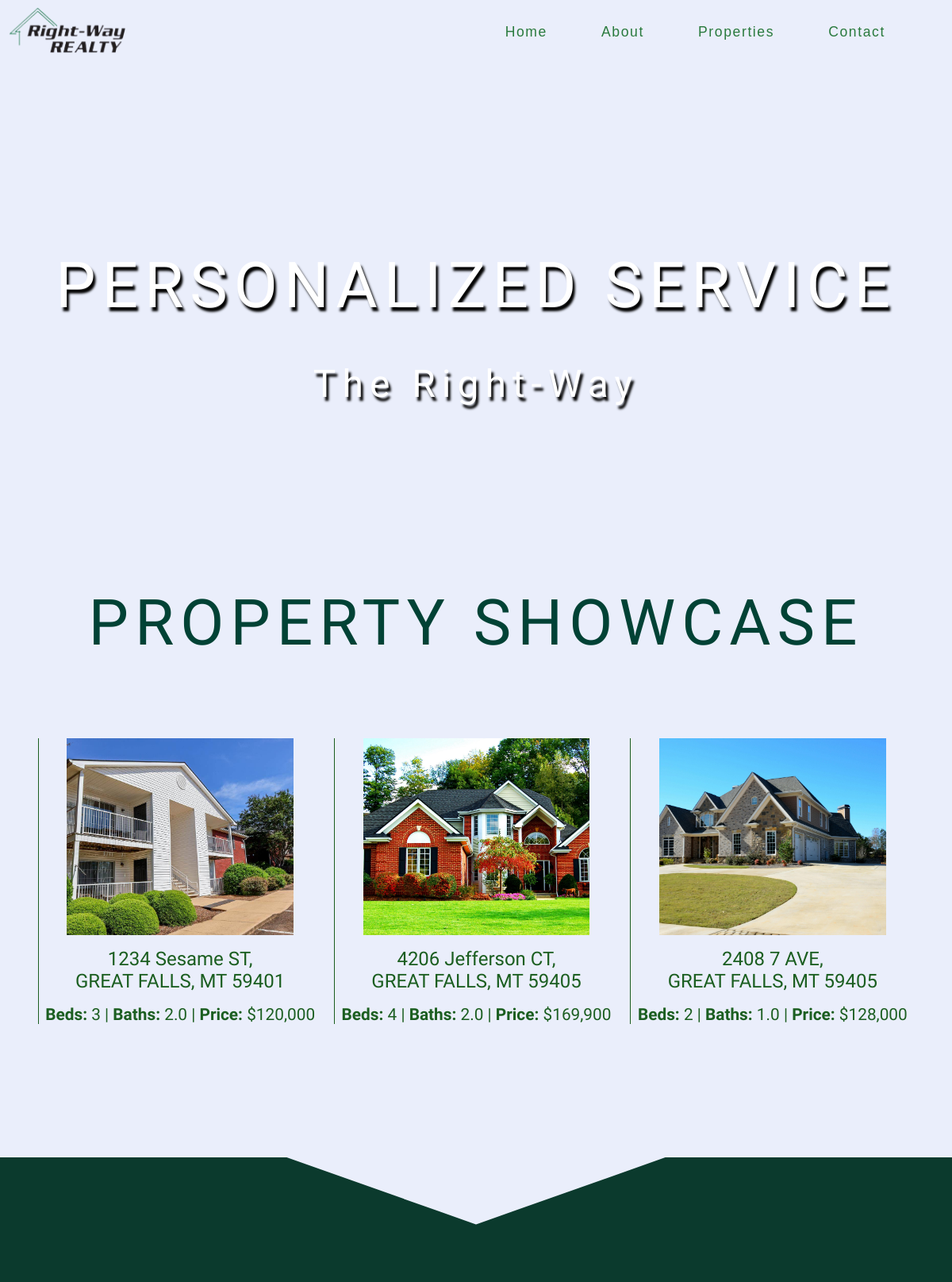
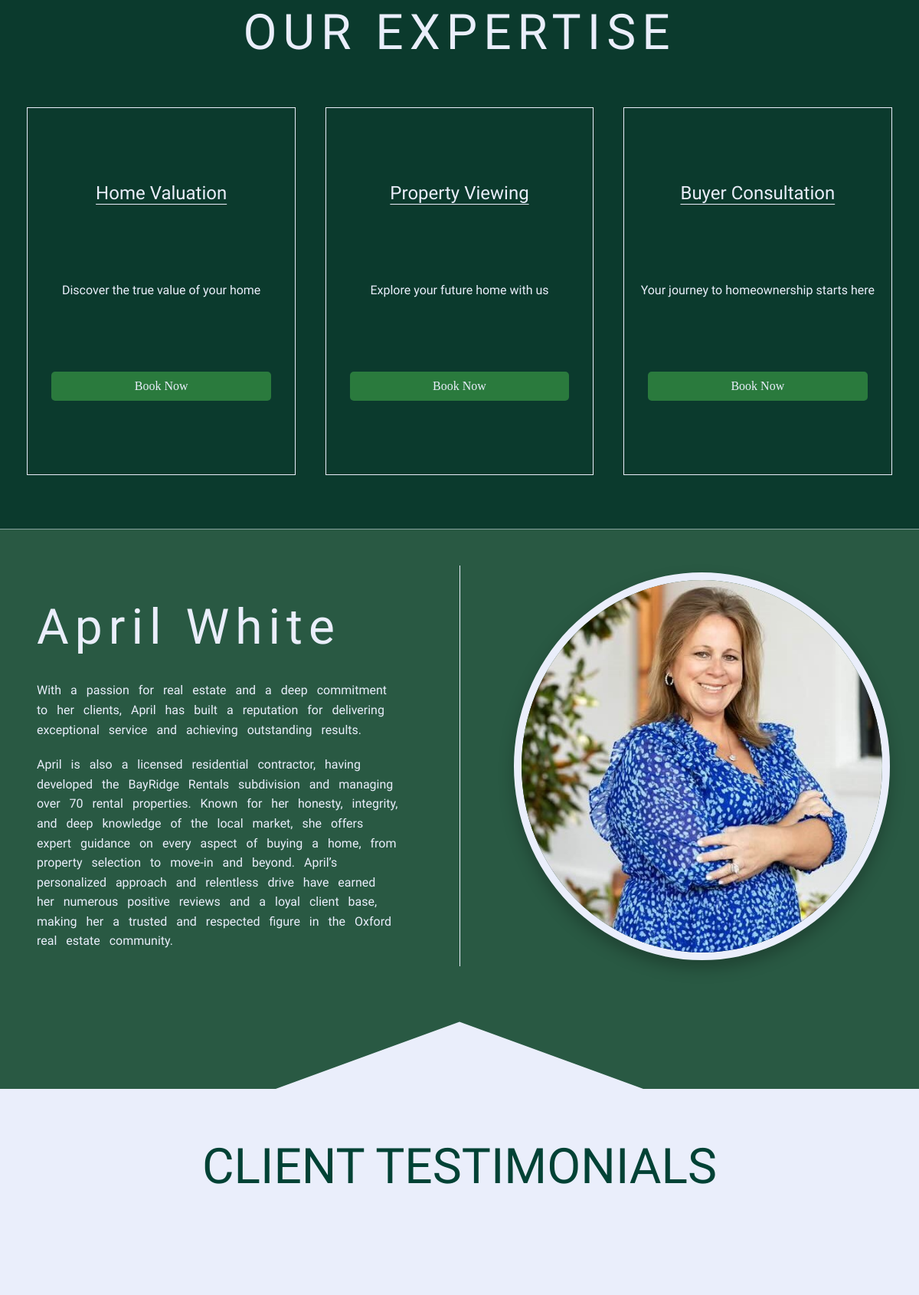
/home/ (upper part), run on the app's committed database (2 pictures, top to bottom).
### app/models.py (models this page shows, shortened)
class PropertyImage(models.Model):
    property = models.ForeignKey(
        Property, related_name="images", on_delete=models.CASCADE
    )
    image = models.ImageField(upload_to="property_images/")

class Property(models.Model):
    mls_number = models.CharField(max_length=20, unique=True)
    list_price = models.DecimalField(max_digits=12, decimal_places=2)
    house_number = models.CharField(max_length=10, blank=True, null=True)
    street_name = models.CharField(max_length=100, blank=True, null=True)
    street_suffix = models.CharField(max_length=10, blank=True, null=True)
    city = models.CharField(max_length=50, blank=True, null=True)
    state = models.CharField(max_length=2, blank=True, null=True)
    postal_code = models.CharField(max_length=10, blank=True, null=True)
    description = models.TextField(blank=True, null=True)
    latitude = models.DecimalField(max_digits=9, decimal_places=6, null=True, blank=True)
    longitude = models.DecimalField(max_digits=9, decimal_places=6, null=True, blank=True)
    year_built = models.IntegerField(null=True, blank=True)
    bedrooms = models.IntegerField(null=True, blank=True)
    baths_full = models.DecimalField(max_digits=3, decimal_places=1, null=True, blank=True)
    baths_half = models.DecimalField(max_digits=3, decimal_places=1, null=True, blank=True)
    baths_three_quarter = models.DecimalField(max_digits=3, decimal_places=1, null=True, blank=True)
    building_area_total = models.DecimalField(max_digits=12, decimal_places=2, null=True, blank=True)
    property_subtype = models.CharField(max_length=100, blank=True, null=True)
    public_remarks = models.TextField(blank=True, null=True)
    private_remarks = models.TextField(blank=True, null=True)

### app/views.py (the view)
# urls.py: path("home/", views.home_page, name="home"),
def home_page(request):
    properties = Property.objects.all()
    for property in properties:
        full_baths = float(property.baths_full or 0)
        half_baths = float(property.baths_half or 0)
        if half_baths > 1:
            property.baths_info = f"{full_baths} Full, {half_baths} Half Baths"
        elif half_baths > 0:
            total_baths = full_baths + (half_baths / 2)
            property.baths_info = f"{total_baths:.1f}"
        else:
            property.baths_info = f"{full_baths:.1f}"
    context = {"properties": properties}
    return render(request, "home.html", context)

### app/templates/home.html (shortened to what this page needs)
{% extends "base_template.html" %}
{% load static %} {% load humanize %}
{% block content %}
<div id="home_page_container">
    <div id="home_page_banner_video">
        <video id = "fillV" autoplay muted loop>
            <source src="{% static 'images/videobanner.mp4' %}" type="video/mp4">
        </video>
        <div id="home_page_banner_text">
            <section id="home_page_personalized_service">
                <div class="content">
                    <p id="personalized_service_text">PERSONALIZED SERVICE</p>
                </div>
            </section>
            <section id="home_page_the_right_way">
                <div class="content">
                    <p id="the_right_way_text">The Right-Way</p>
                </div>
            </section>
        </div>
    </div>
        <div id="home_page_properties_container">
            <h1 id="property_showcase_text">PROPERTY SHOWCASE</h1>
            <div class="property-list-wrapper">
                <div class="property-list">
                    {% with properties|slice:"7:10" as properties_slice %}
                    {% for property in properties_slice %}
                    <div class="property">
                        {% if property.images.all %}
                        <div class="home_page_property_images">
                            {% for image in property.images.all %}
                            <img src="{{ image.image.url }}" alt="Property Image" id="home_property_image"/>
                            {% endfor %}
                        </div>
                        {% else %}
                        <p>No images available.</p>
                        {% endif %}
                        <div class="property_info">
                            <div class="property_info_content">
                                <a href="{% url 'property_detail' property.id %}" class="home_property_info_content" id="home_property_city">
                                    {{ property.house_number }} {{ property.street_name }} {{ property.street_suffix }},
                                    <br>{{ property.city }}, {{ property.state }} {{ property.postal_code }}</a>
                                <p class="home_property_info_content" id="home_property_street"> <span class="home_info_content_labels">Beds:</span> {{ property.bedrooms}}
                                    | <span class="home_info_content_labels">Baths:</span> {{ property.baths_info }}
                                    |   <span class="home_info_content_labels">Price:</span> ${{ property.list_price|floatformat:0|intcomma }}</p>
                            </div>
                        </div>
                    </div>
                    {% endfor %}
                    {% endwith %}
                </div>
            </div>
        </div>
        <div id="expertise_section">
          <h1 id="our_expertise_section_header">OUR EXPERTISE</h1>
          <div class="expertise_container">
              <div class="expertise_box">
                    <h2 class="expertise_box_header">Home Valuation</h2>
                  <p class="expertise_box_text">Discover the true value of your home</p>
                  <a href="{% url 'contact'%}" class="book_now_button">Book Now</a>
              </div>
              <div class="expertise_box">
                  <h2 class="expertise_box_header">Property Viewing</h2>
                  <p class="expertise_box_text">Explore your future home with us</p>
                  <a href="{% url 'contact'%}" class="book_now_button">Book Now</a>
              </div>
              <div class="expertise_box">
                  <h2 class="expertise_box_header">Buyer Consultation</h2>
                  <p class="expertise_box_text">Your journey to homeownership starts here</p>
                  <a href="{% url 'contact'%}" class="book_now_button">Book Now</a>
              </div>
          </div>
      </div>
      <div id="agent_profile_section_container">
        <div id="agent_profile_section">
            <div class="agent_profile_container">
                <div class="agent_info">
                    <h1>April White</h1>
                    <p>
                        With a passion for real estate and a deep commitment to her clients, April has built a reputation
                        for delivering exceptional service and achieving outstanding results.
                    </p>
                    <p>
                        April is also a licensed residential contractor, having developed the BayRidge Rentals subdivision and managing over
                        70 rental properties. Known for her honesty, integrity, and deep knowledge of the local market, she offers
                        expert guidance on every aspect of buying a home, from property selection to move-in and beyond. April’s personalized approach
                        and relentless drive have earned her numerous positive
                        reviews and a loyal client base, making her a trusted and respected figure in the Oxford real
                        estate community.
                    </p>
                </div>
                <div class="agent_image">
                    <img src="{% static 'April/APRIL3.jpg' %}" alt="April White">
                </div>
            </div>
        </div>
    </div>
    <div id="testimonials_container">
        <div id="testimonials_header"><p>CLIENT TESTIMONIALS</></div>
        <div id="testimonials_section">
        </div>
    </div>
</div>
{% endblock content %}

### app/static/styles.css (style rules this page uses)
body { background-color: #EAEEFB; padding: 0; overflow-y: auto; margin: 0; height: 100vh; width: 100vw; overflow-x: hidden; }

### app/static/stylesheets/home_stylesheets/home_header_styles.css (style rules this page uses)
#home_page_container { overflow: hidden; }
#home_page_banner_video { display: inline-flex; position: relative; align-items: center; justify-content: center; width: 100vw; }
#home_page_banner_text { width: 100%; margin-top: 0; }
#personalized_service_text { margin-bottom: 0; }
#home_page_personalized_service .content { opacity: 0; transform: translateY(1rem); transition: opacity 1s ease-out, transform 2s ease-out; }
#home_page_personalized_service .content.fade-in { opacity: 1; transform: translateY(0); }
#home_page_the_right_way .content { opacity: 0; transform: translateY(1rem); transition: opacity 3s ease-out, transform 5s ease-out; }
#home_page_the_right_way .content.fade-in { opacity: 1; transform: translateY(0); }
#fillV { width: 100%; height: 100%; object-fit: fill; object-position: center; width: 100%; }
#home_page_banner_text { position: absolute; display: flex; flex-direction: column; }
#home_page_personalized_service { text-align: center; color: white; font-size: 5rem; text-shadow: 3px 5px 3px black; letter-spacing: .5rem; margin-top: 2rem; font-family: "Albert Sans", sans-serif; font-weight: 500; font-style: normal; }
#home_page_the_right_way { text-align: center; color: #ffffff; font-size: 3rem; text-shadow: 3px 5px 3px black; font-weight: lighter; letter-spacing: .5rem; font-family: "Albert Sans", sans-serif; font-weight: 300; font-style: normal; }

### app/static/stylesheets/home_stylesheets/home_properties_styles.css (style rules this page uses)
#home_page_properties_container h1 { color: #014235; text-align: center; font-family: "Antic Didone"; font-weight:500; font-style: normal; letter-spacing: .5rem; margin-bottom: 50px; font-size: 5rem; }
#home_page_properties_container { height: 45rem; }
#property_showcase_text { text-align: center; font-family: "Antic Didone"; font-weight: 400; font-style: normal; letter-spacing: .5rem; margin-bottom: 50px; font-size: 5rem; }
.property-list-wrapper { overflow: hidden; padding-top: 3rem; padding-left: 3rem; padding-right: 3rem; padding-bottom: 5rem; height: -webkit-fill-available; }
.property-list { flex-wrap: wrap; justify-content: center; display: grid; grid-template-columns: 1fr 1fr 1fr; gap: 1rem; justify-items: center; align-items: center; margin: 0 auto; height: 70%; }
.property { display: flex; flex-direction: column; align-items: center; vertical-align: top; flex-shrink: 0; text-align: center; border-left: 1px solid #1b5e20; height: 100%; width: 100%; }
.home_page_property_images { position: relative; width: 80%; height: 80%; }
.home_page_property_images img { position: absolute; top: 0; left: 0; width: 100%; height: 100%; object-fit: cover; display: block; }
.property_info_content { display: flex; flex-direction: column; justify-content: center; text-align: center; font-family: "Albert Sans", sans-serif; font-weight: 400; font-style: normal; color: #1b5e20; font-size: 2.5rem; }
.home_info_content_labels { font-weight:700; }
#home_property_city { font-size: 1.5rem; margin: 0; color: #1b5e20; font-weight: 500; text-decoration: none; }
#home_property_street { font-size: 1.3rem; margin: 0; }
.home_property_info_content { padding-top: 1rem; }
@media (max-width: 1250px) { .property-list { height: 50%; } }
@media (max-width: 1250px) { .property-list-wrapper { height: inherit; } }

### app/static/stylesheets/home_stylesheets/home_agent_styles.css (style rules this page uses)
#agent_profile_section { padding: 3rem; background-color: #295943; color: #EAEEFB; clip-path: polygon(51% 0, 70% 0, 100% 0, 100% 100%, 70% 100%, 50% 88%, 30% 100%, 0 100%, 0 0, 30% 0); }
.agent_profile_container { display: grid; grid-template-columns: 1fr 1fr; align-items: center; justify-content: space-between; width: 100%; margin-bottom: 7rem; }
.agent_info { flex: 1; }
.agent_info h1 { font-size: 4.5rem; font-family: "Antic Didone"; font-weight: 400; font-style: normal; letter-spacing: .5rem; margin-bottom: 2rem; }
.agent_info p { font-family: "Albert Sans", sans-serif; font-weight: 200; font-size: 1.5rem; line-height: 1.6; margin-bottom: 20px; word-spacing: .5rem; padding-right: 5rem; }
.agent_image { display: flex; justify-content: center; align-items: center; border-left: solid #EAEEFB 1px; height: -webkit-fill-available; padding-left: 5rem; }
.agent_image img { width: 100%; border: 10px solid #EAEEFB; border-radius: 50%; box-shadow: 0 10px 20px rgba(0, 0, 0, 0.25); }
@media (max-width: 1350px) { .agent_info h1 { font-size: 4rem; } }
@media (max-width: 1350px) { .agent_info p { font-size: 1rem; } }

### data on the page
Property: house_number "1234", street_name "Sesame", street_suffix "ST", city "GREAT FALLS", state "MT", postal_code "59401", bedrooms "3", baths_info "2.0", list_price "120,000"
PropertyImage: image (picture)
Property: house_number "4206", street_name "Jefferson", street_suffix "CT", city "GREAT FALLS", state "MT", postal_code "59405", bedrooms "4", baths_info "2.0", list_price "169,900"
PropertyImage: image (picture)
Property: house_number "2408", street_name "7", street_suffix "AVE", city "GREAT FALLS", state "MT", postal_code "59405", bedrooms "2", baths_info "1.0", list_price "128,000"
PropertyImage: image (picture)
